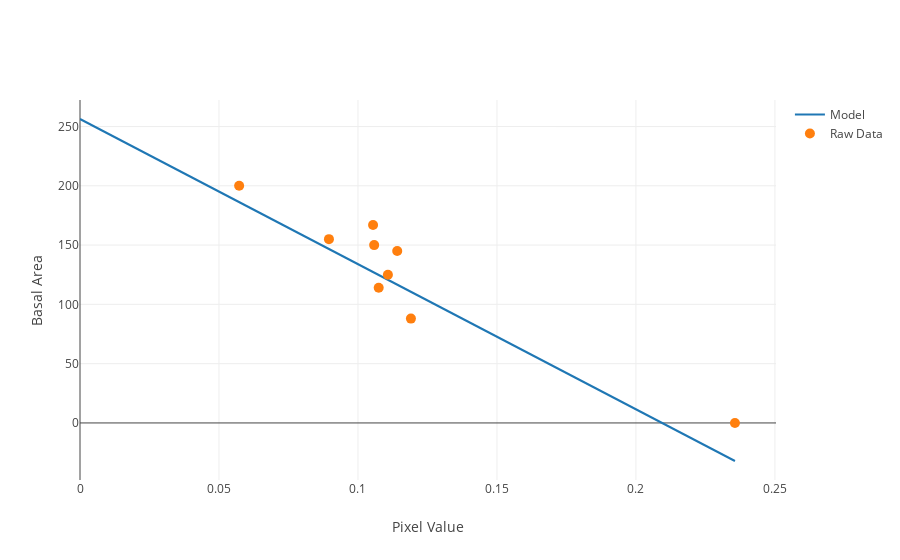

Source (notebook cell):
### Code cell
# graph pixel values vs. BA

# we're using the fantastic Plotly library
# (the graphs only show up if you run this on your computer)
raw_data = go.Scatter(
    name='Raw Data',
    x=plots_df['pixel_value'],
    y=plots_df['basal_area'],
    mode='markers',
    marker={'size': 10}
)

ticks = np.linspace(0, max(plots_df['pixel_value']))
model_trace = go.Scatter(
    name='Model',
    x=ticks,
    y=map(pixel_to_ba, ticks)
)

data = [model_trace, raw_data]

layout = go.Layout(
    xaxis={'title': 'Pixel Value'},
    yaxis={'title': 'Basal Area'}
)

figure = {
    'data': data,
    'layout': layout
}

iplot(figure)

### Figure 1 — Plotly figure (JSON) as saved in the notebook; plotly's stock layout.template omitted (floating-point values rounded to 4 significant figures)
{"data": [{"name": "Model", "type": "scatter", "uid": "a927f945-84c8-11e8-8b8a-600308935e22", "x": [0, 0.004808, 0.009617, 0.01443, 0.01923, 0.02404, 0.02885, 0.03366, 0.03847, 0.04328, 0.04808, 0.05289, 0.0577, 0.06251, 0.06732, 0.07213, 0.07694, 0.08174, 0.08655, 0.09136, 0.09617, 0.101, 0.1058, 0.1106, 0.1154, 0.1202, 0.125, 0.1298, 0.1346, 0.1394, 0.1443, 0.1491, 0.1539, 0.1587, 0.1635, 0.1683, 0.1731, 0.1779, 0.1827, 0.1875, 0.1923, 0.1971, 0.202, 0.2068, 0.2116, 0.2164, 0.2212, 0.226, 0.2308, 0.2356], "y": [256.3, 250.5, 244.6, 238.7, 232.8, 226.9, 221.0, 215.1, 209.2, 203.4, 197.5, 191.6, 185.7, 179.8, 173.9, 168.0, 162.2, 156.3, 150.4, 144.5, 138.6, 132.7, 126.8, 120.9, 115.1, 109.2, 103.3, 97.4, 91.52, 85.63, 79.74, 73.86, 67.97, 62.08, 56.2, 50.31, 44.42, 38.54, 32.65, 26.76, 20.88, 14.99, 9.103, 3.216, -2.67, -8.557, -14.44, -20.33, -26.22, -32.1]}, {"marker": {"size": 10}, "mode": "markers", "name": "Raw Data", "type": "scatter", "uid": "a929c80a-84c8-11e8-a7c6-600308935e22", "x": [0.1058, 0.1108, 0.05725, 0.1141, 0.1054, 0.1075, 0.2356, 0.08955, 0.1191], "y": [150, 125, 200, 145, 167, 114, 0, 155, 88]}], "layout": {"xaxis": {"title": "Pixel Value"}, "yaxis": {"title": "Basal Area"}}}
